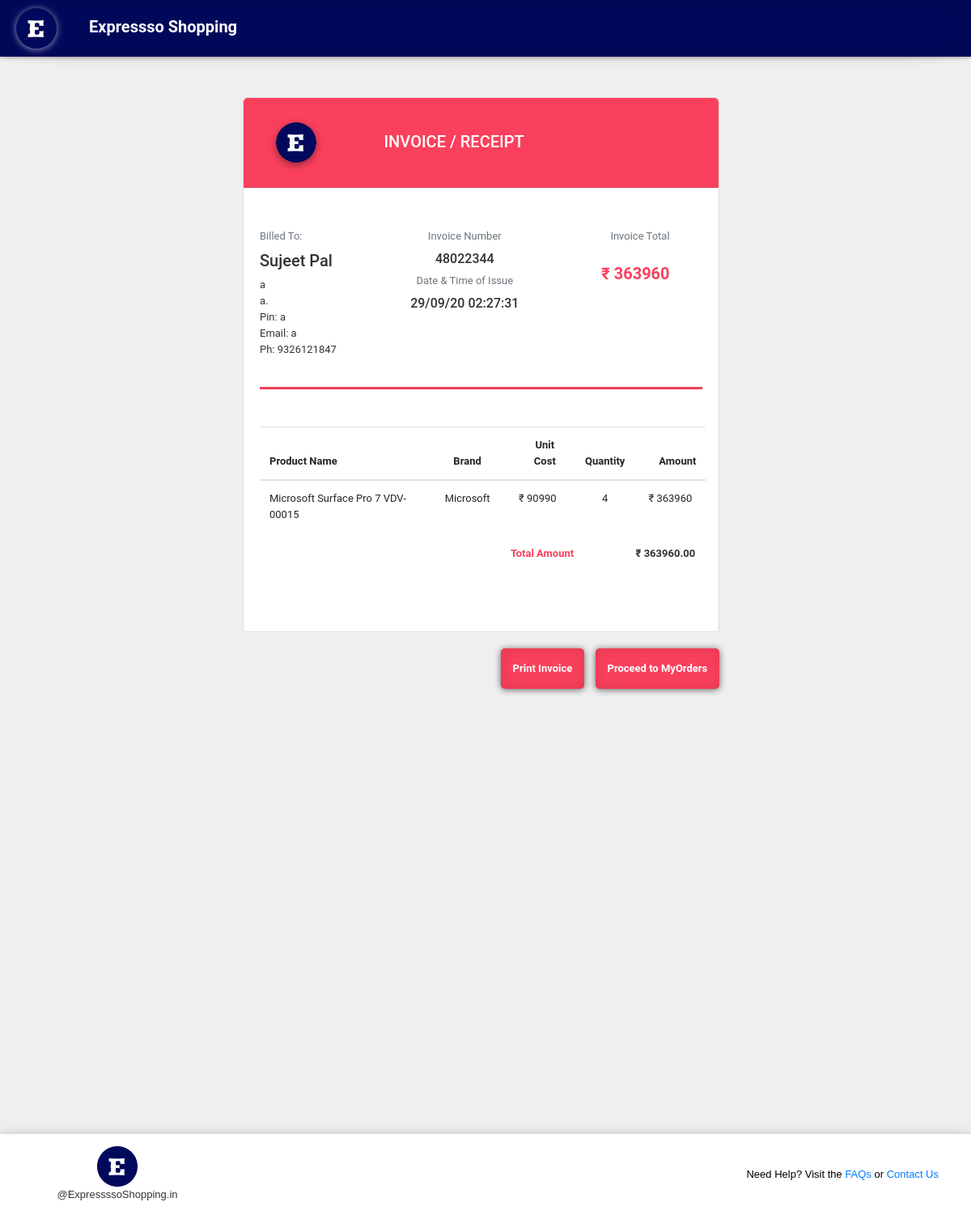
The page /php/invoice.php?invoice_no=48022344 (signed in) on the database its author committed.
### tables this page shows
CREATE TABLE `orders` (
  `id` int(11) NOT NULL,
  `uid` int(11) NOT NULL,
  `name` text NOT NULL,
  `email` varchar(255) NOT NULL,
  `mobile` text NOT NULL,
  `address` varchar(255) NOT NULL,
  `pincode` varchar(10) NOT NULL,
  `city` varchar(50) NOT NULL,
  `invoice_no` bigint(255) NOT NULL,
  `order_time` varchar(255) NOT NULL,
  `pid` int(11) NOT NULL,
  `cat` int(11) NOT NULL,
  `total` int(11) NOT NULL,
  `date_val` date NOT NULL
);

CREATE TABLE `laptopdataset` (
  `id` int(11) NOT NULL,
  `Product_name` varchar(41) DEFAULT NULL,
  `by_info` varchar(9) DEFAULT NULL,
  `Product_img` varchar(132) DEFAULT NULL,
  `Product_price` int(6) DEFAULT NULL,
  `rating` decimal(2,1) DEFAULT NULL,
  `total_review` varchar(23) DEFAULT NULL,
  `ans_ask` varchar(25) DEFAULT NULL,
  `prod_des` varchar(504) DEFAULT NULL,
  `feature` varchar(1087) DEFAULT NULL
);

### php/functions.php (called while the page is built, shortened)
<?php
function getProductDetails($conn,$pid,$cat,$field){
  if($cat == 1){
    $table = "head_earphone";
  } else if($cat == 2){
    $table = "mobiledataset";
  } else if($cat == 3){
    $table = "laptopdataset";
  }
  $select = mysqli_query($conn,"SELECT $field FROM $table WHERE id='$pid'");
  $s = mysqli_fetch_array($select);
  $detail = $s[$field];
  return $detail;
}
function getUserOrders($conn,$uid,$inv,$field){
  $select = mysqli_query($conn,"SELECT $field FROM orders WHERE uid='$uid'AND invoice_no='$inv'");
  $s = mysqli_fetch_array($select);
  return $s[$field];
}
?>

### php/invoice.php (the view, shortened to what this page needs)
<?php
  include 'connection.php';
  include 'functions.php';
  @$uid = $_SESSION['user_id'];
  $inv = $_GET['invoice_no'];
?>
<!DOCTYPE html>
<html lang="en">
<head>
    <link rel="stylesheet" href="https://stackpath.bootstrapcdn.com/bootstrap/4.5.0/css/bootstrap.min.css">
    <link rel="stylesheet" href="../css/billing.css" />
    <link rel="stylesheet" type="text/css" href="../css/itmcart.css">
    <link rel="stylesheet" type="text/css" href="../css/homec_1.css">
    <link rel="stylesheet" type="text/css" href="../css/css.css">
</head>
<body onbeforeunload="pageAnalytics()">
    <div class="nav-div">
        <nav class="navi">
            <img src="../pics/logo_icon.png" alt="logo">
            <h3 id="web-name">Expressso Shopping</h3>
        </nav>
    </div>
    <div class="container">
        <div class="row">
            <div class="">
                <div class="card" id="invoice">
                    <div class="bill-header header-elements-inline">
                        <img src="../pics/logo_icon.png" alt="logo" id="bill-head-img">
                        <h6 class="card-title">INVOICE / RECEIPT</h6>
                    </div>
                    <div class="card-body">
                        <div id="bill-cont-1">
                            <div class="text-left bill-cont-1-1"> <span class="text-muted">Billed To:</span>
                                <ul class="list list-unstyled mb-0">
                                    <li><h5 class="my-2"><?php echo getUserOrders($conn,$uid,$inv,'name'); ?></h5></li>
                                    <li><span class="font-weight-semibold"><?php echo getUserOrders($conn,$uid,$inv,'address'); ?></span></li>
                                    <li><?php echo getUserOrders($conn,$uid,$inv,'city'); ?>.</li>
                                    <li>Pin: <?php echo getUserOrders($conn,$uid,$inv,'pincode'); ?></li>
                                    <li>Email: <?php echo getUserOrders($conn,$uid,$inv,'email'); ?></li>
                                    <li>Ph: <?php echo getUserOrders($conn,$uid,$inv,'mobile'); ?></li>
                                </ul>
                            </div>
                            <div class="text-middle bill-cont-1-1">
                                <span class="text-muted">Invoice Number</span>
                                <ul class="list list-unstyled mb-0">
                                    <li><h6 class="my-2"><?php echo getUserOrders($conn,$uid,$inv,'invoice_no'); ?></h6></li>
                                </ul>
                                <span class="text-muted">Date & Time of Issue</span>
                                <ul class="list list-unstyled mb-0">
                                    <li><h6 class="my-2"><?php echo getUserOrders($conn,$uid,$inv,'order_time'); ?></h6></li>
                                </ul>
                            </div>
                            <div class="text-right bill-cont-1-3"> <span class="text-muted">Invoice Total</span>
                                <ul class="list list-unstyled mb-0">
                                    <?php
                                    $grand_price = 0;
                                    $select = mysqli_query($conn,"SELECT * FROM orders WHERE uid='$uid'AND invoice_no='$inv'");
                                    while($s = mysqli_fetch_array($select)){
                                        $pid = $s['pid'];
                                        $cat = $s['cat'];
                                        $total = $s['total'];
                                        $pprice = getProductDetails($conn,$pid,$cat,"Product_price");
                                        $total_price = $total*$pprice;
                                        $grand_price = $grand_price + $total_price;
                                      }
                                    ?>
                                    <li><h5 class="my-4" id="bill-tprice">&#8377; <?php echo $grand_price; ?></h5></li>
                                </ul>
                            </div>
                        </div>
                    </div>
                    <hr id="divider">
                    <div class="table-responsive">
                        <table class="table table-lg" id="products-table">
                            <thead id="all-text-center">
                                <tr>
                                    <th id="all-text-left">Product Name</th>
                                    <th>Brand</th>
                                    <th style="padding-left: 30px;">Unit Cost</th>
                                    <th>Quantity</th>
                                    <th style="padding-left: 30px;">Amount</th>
                                </tr>
                            </thead>
                            <tbody id="all-text-center">
                                <?php
                                    $grand_price = 0;
                                    $select = mysqli_query($conn,"SELECT * FROM orders WHERE uid='$uid'AND invoice_no='$inv'");
                                    while($s = mysqli_fetch_array($select)){
                                        $pid = $s['pid'];
                                        $cat = $s['cat'];
                                        $total = $s['total'];
                                        $pname = getProductDetails($conn,$pid,$cat,"Product_name");
                                        $pprice = getProductDetails($conn,$pid,$cat,"Product_price");
                                        $pbrand = getProductDetails($conn,$pid,$cat,"by_info");
                                        $total_price = $total*$pprice;
                                        $grand_price = $grand_price + $total_price;
                                    ?>
                                <tr>
                                    <td id="all-text-left"><?php echo $pname; ?></td>
                                    <td><?php echo $pbrand; ?></td>
                                    <td>&#8377; <?php echo $pprice; ?></td>
                                    <td><?php echo $total; ?></td>
                                    <td>&#8377; <?php echo $total_price; ?></td>
                                </tr>
                                <?php } ?>
                            </tbody>
                        </table>
                    </div>
                        <div id="bill-con-2-div" class="text-right">
                            <p id="bill-total-title">Total Amount</p>
                            <p>&#8377; <?php echo $grand_price; ?>.00</p>
                        </div>
                </div>
            </div>
        </div>
        <div id="billing-btns">
            <button id="download">Print Invoice</button>
            <button onclick="funbtns();">Proceed to MyOrders</button>
        </div>
    </div>
    <div id="cart-footer">
        <div id="foot-icon">
            <img src="../pics/logo_icon.png" alt="logo">
            <div>@ExpressssoShopping.in</div>
        </div>
        <div id="foot-help">Need Help? Visit the <a href="#">FAQs</a> or <a href="#">Contact Us</a></div>
    </div>
</body>
</html>

### css/billing.css (style rules this page uses)
body { margin: 0; font-family: Roboto, -apple-system, BlinkMacSystemFont, "Segoe UI", Roboto, "Helvetica Neue", Arial, sans-serif, "Apple Color Emoji", "Segoe UI Emoji", "Segoe UI Symbol", "Noto Color Emoji"; font-size: .8125rem; font-weight: 400; line-height: 1.5385; color: #333; text-align: left; background-color: #eee }
#web-name { margin-top: 20px; }
.container { margin-top: 50px; margin-bottom: 50px; padding-left: 50px; }
#invoice { border-radius: 5px; padding-bottom: 70px; width: auto; }
.card { position: relative; display: -ms-flexbox; display: flex; -ms-flex-direction: column; flex-direction: column; min-width: 0; word-wrap: break-word; background-color: #fff; background-clip: border-box; border: 1px solid rgba(0, 0, 0, .125); border-radius: .1875rem }
#all-text-center { text-align: center; }
#all-text-left { text-align: left; }
.card-body { -ms-flex: 1 1 auto; flex: 1 1 auto; padding: 1.25rem; text-align: center; margin-top: 30px; }
.bill-header { padding: 30px 40px; margin-bottom: 0; background-color: #FA405C; border-bottom: 1px solid rgba(0, 0, 0, .125); border-radius: 5px 5px 0px 0px; }
#bill-head-img { box-shadow: 0 3px 10px rgba(0,0,0,0.4), 0 1px 20px rgba(0,0,0,0.0) inset; border-radius: 25px; }
.card-title { margin-top: 10px; font-size: 20px; color : white; margin-right: 200px; }
#bill-cont-1 { display: flex; }
.bill-cont-1-1 { flex : 1; }
.bill-cont-1-3 { margin-right: 40px; flex : 1; }
#divider { margin-left: 20px; margin-right: 20px; height: 2px; background-color: #FA405C; }
#bill-tprice { color : #FA405C; font-weight: bold; }
#products-table { width: 94%; margin-left: 20px; margin-top: 30px; }
.header-elements-inline { display: -ms-flexbox; display: flex; -ms-flex-align: center; align-items: center; -ms-flex-pack: justify; justify-content: space-between; -ms-flex-wrap: nowrap; flex-wrap: nowrap }
.row { position: relative; margin-bottom: 20px; margin-left: 250px; }
#bill-con-2-div { display: flex; font-weight: bold; margin-left: 44%; }
#bill-total-title { color: #FA405C; }
#bill-con-2-div p { width: 150px; }
#billing-btns { margin-bottom: 80px; margin-top: 10px; margin-left: 49%; }
#billing-btns button { padding: 15px; border-radius: 5px; border-style: none; background-color: #FA405C; color: white; margin-left: 10px; cursor: pointer; font-weight: bold; box-shadow: 0 1px 8px rgba(0,0,0,0.6), 0 0 20px rgba(0,0,0,0.1) inset; transition : 0.3s ease; }

### css/itmcart.css (style rules this page uses)
* { padding: 0; margin: 0; box-sizing: border-box; }
body { position: relative; }
#cart-footer { position: sticky; top: 0px; width: 100%; height: 100px; background-color: white; display: flex; font-family: Arial; margin-top: 550px; box-shadow: 0 12px 20px rgba(0,0,0,0.8), 0 1px 20px rgba(0,0,0,0.0) inset; }
#foot-icon { flex: 1; text-align: center; align-self: center; }
#foot-help { flex : 3; text-align : end; align-self : center; padding-right : 40px; color : black; }

### css/homec_1.css (style rules this page uses)
* { padding: 0; margin: 0; box-sizing: initial; }
body { background-color: #f0efef; }
.nav-div { position : sticky; z-index : 1; top : 0; }
.navi { background-color: #00095B; position : relative; height: 70px; width: 100%; display: flex; -webkit-box-shadow:0 1px 4px rgba(0, 0, 0, 0.3), 0 0 40px rgba(0, 0, 0, 0.1) inset; -moz-box-shadow:0 1px 4px rgba(0, 0, 0, 0.3), 0 0 40px rgba(0, 0, 0, 0.1) inset; box-shadow:0 1px 4px rgba(0, 0, 0, 0.3), 0 0 40px rgba(0, 0, 0, 0.1) inset; }
.navi:before, .navi:after { content:""; position:absolute; z-index:-1; -webkit-box-shadow:0 0 20px rgba(0,0,0,0.8); -moz-box-shadow:0 0 20px rgba(0,0,0,0.8); box-shadow:0 0 20px rgba(0,0,0,0.8); top:10px; bottom:10px; left:0; right:0; -moz-border-radius:100px / 10px; border-radius:100px / 10px; }
.navi:after { right:10px; left:auto; -webkit-transform:skew(8deg) rotate(3deg); -moz-transform:skew(8deg) rotate(3deg); -ms-transform:skew(8deg) rotate(3deg); -o-transform:skew(8deg) rotate(3deg); transform:skew(8deg) rotate(3deg); }
#web-name { align-self: center; margin-left: 40px; margin-bottom: 25px; color: white; font-size: 20px; font-weight: bold; flex : 1; }
.navi img { max-width: 50px; max-height: 50px; margin-left: 20px; margin-top: 10px; display: flex; border-radius : 50px; box-shadow: 0 1px 8px rgba(255,255,255,0.6), 0 0 20px rgba(255,255,255,0.1) inset; flex: 1; }

### css/css.css (style rules this page uses)
body { background-image: url(); background-repeat: no-repeat; background-size: auto; object-fit: cover; }

### rows shown on the page
orders: name "Sujeet Pal", address "a", city "a", pincode "a", email "a", mobile "9326121847", invoice_no "48022344", order_time "29/09/20 02:27:31", pname "Microsoft Surface Pro 7 VDV-00015", pbrand "Microsoft", pprice "90990", total "4", total_price "363960"

### other values the page prints
$grand_price "363960"
